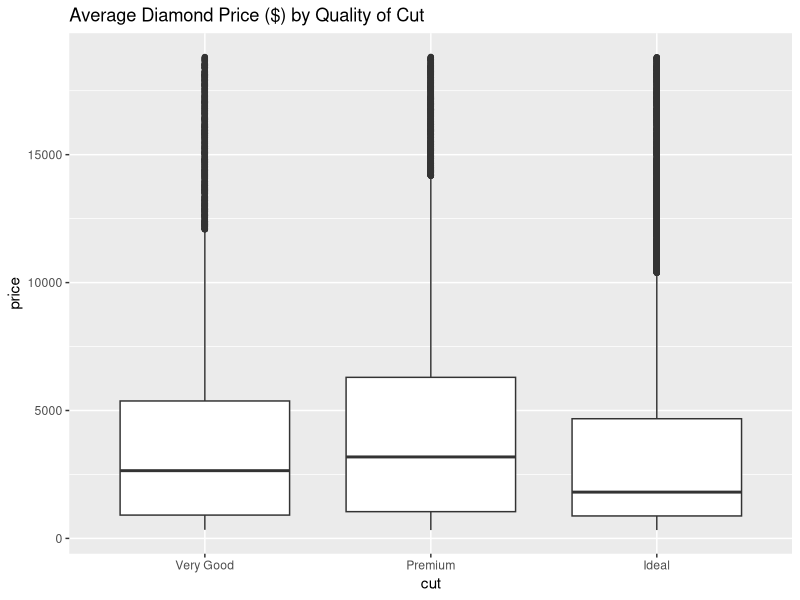
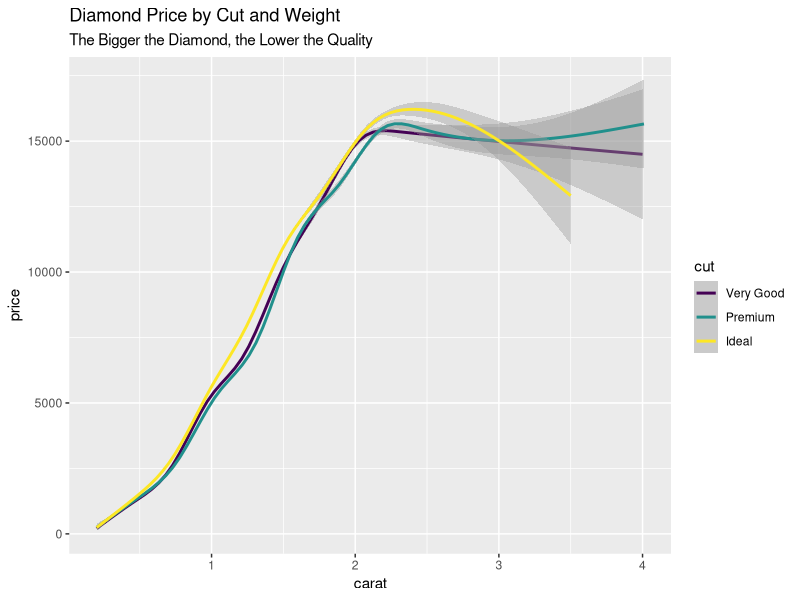

Reproduce these figures in R, in order.
## ---- chunk 1
knitr::opts_chunk$set(echo = TRUE)

library("tidyverse")

## ---- chunk 2
head(diamonds)
## ---- chunk 3
knitr::kable(head(diamonds), caption = "a knitr kable")
## ---- chunk 4
diamonds %>%
  filter(cut %in% c("Ideal", "Premium", "Very Good")) %>%
  group_by(cut) %>%
  ggplot(aes(cut, price)) +
    geom_boxplot() +
    labs(title = "Average Diamond Price ($) by Quality of Cut")
## ---- chunk 5
diamonds %>%
  filter(cut %in% c("Ideal", "Premium", "Very Good")) %>%
  group_by(cut) %>%
  ggplot(aes(carat, price, color = cut)) +
  geom_smooth() +
  labs(title = "Diamond Price by Cut and Weight", subtitle = "The Bigger the Diamond, the Lower the Quality")
